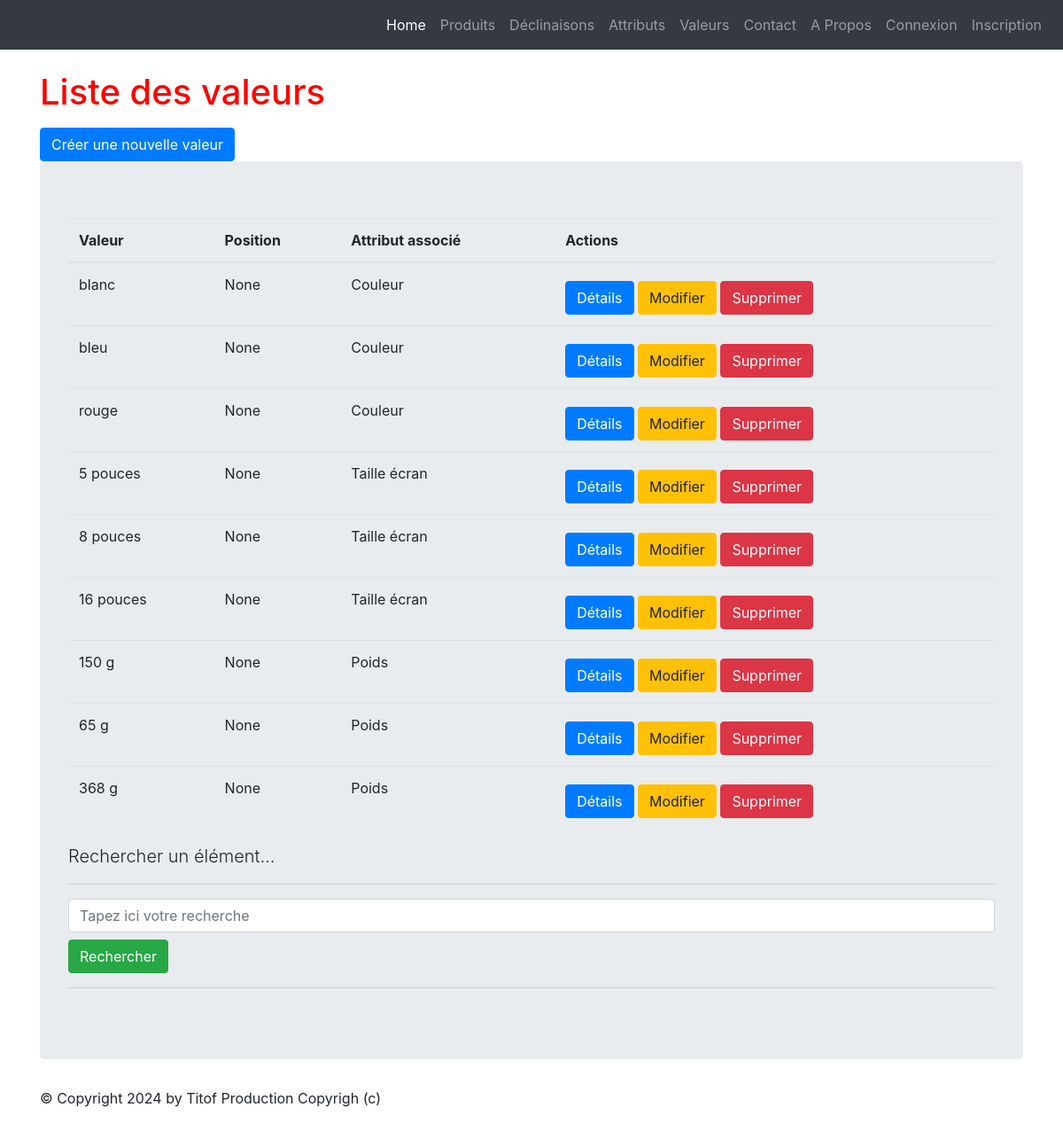
/monapp/values/list, run on an earlier commit of the app's database.
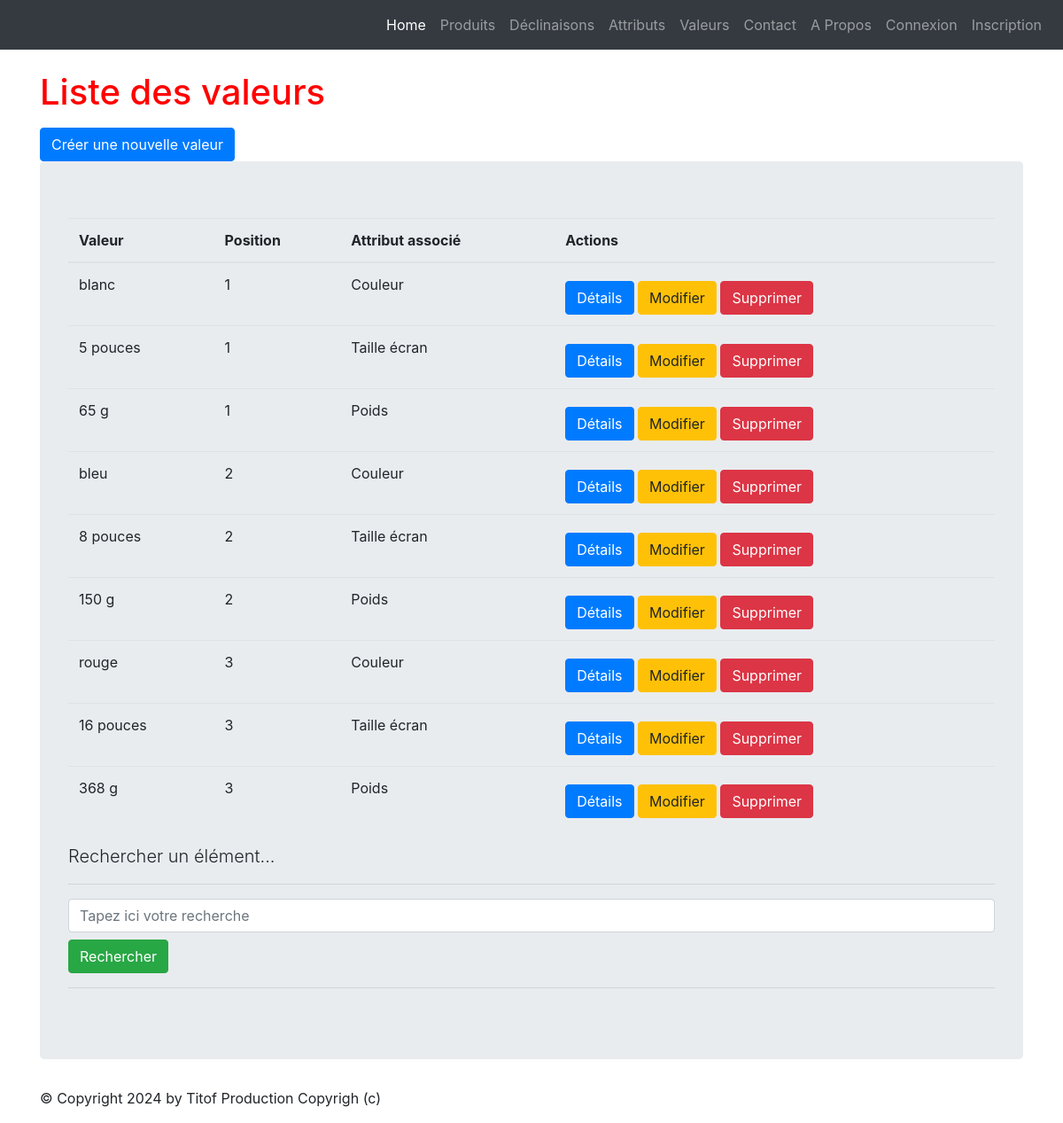
And on a later commit of the database.
### monapp/models.py (models this page shows, shortened)
class ProductAttributeValue(models.Model):
    class Meta:
        verbose_name = "Valeur attribut"
        ordering = ['position']
    value              = models.CharField(max_length=100)
    product_attribute  = models.ForeignKey('ProductAttribute', verbose_name="Unité", on_delete=models.CASCADE)
    position           = models.PositiveSmallIntegerField("Position", null=True, blank=True)

class ProductAttribute(models.Model):
    class Meta:
        verbose_name = "Attribut"
    name =  models.CharField(max_length=100)

### monapp/views.py (the view)
# urls.py: path("values/list",views.ProductAttributeValueListView.as_view() ,name='value-list'),
class ProductAttributeValueListView(ListView):
    model = ProductAttributeValue
    template_name = "monapp/list_values.html"
    context_object_name = "productattributevalues"
    def get_queryset(self ):
        query = self.request.GET.get('search')  # Récupérer le terme de recherche depuis la requête GET
        if query:
            return ProductAttributeValue.objects.filter(value__icontains=query)  # Filtre les produits par nom (insensible à la casse)
        return ProductAttributeValue.objects.all().select_related('product_attribute')
    def get_context_data(self, **kwargs):
        context = super(ProductAttributeValueListView, self).get_context_data(**kwargs)
        context['titremenu'] = "Liste des valeurs des attributs"
        return context

### templates/monapp/list_values.html (shortened to what this page needs)
{% extends 'monapp/base.html' %}
{% block menu %}
<h1>Liste des valeurs</h1>
<a href="{% url 'value-add' %}" class="btn btn-primary mt-2">Créer une nouvelle valeur</a>
{% endblock %}
{% block contenu %}
    <table class="table">
        <thead>
            <th>Valeur</th>
            <th>Position</th>
            <th>Attribut associé</th>
            <th>Actions</th>
        </thead>
        <tbody>
        {% for elem in productattributevalues %}
        <tr>
            <td>{{ elem.value }}</td>
            <td>{{ elem.position }}</td>
            <td>{{ elem.product_attribute.name }}</a></td>
            <td>
                <a href="{% url 'value-detail' elem.id %}" class="btn btn-primary mt-2">Détails</a>
                <a href="{% url 'value-update' elem.id %}" class="btn btn-warning mt-2">Modifier</a>
                <a href="{% url 'value-delete' elem.id %}" class="btn btn-danger mt-2">Supprimer</a>
            </td>
        </tr>
        {% endfor %}
        </tbody>
    </table>
     <p class="lead mb-3 ml-0">Rechercher un élément...</p>
     <hr/>
     <form method="GET" action="">
         <input class="form-control" type="text" name="search" placeholder="Tapez ici votre recherche" value="{{ request.GET.search }}">
         <button type="submit" class="btn btn-success mt-2">Rechercher</button>
     </form>
     <hr/>
{% endblock %}

### templates/monapp/base.html (shortened to what this page needs)
<!doctype html>
{% load static %}
<html lang="fr">
	<head>
        {% block styles %}
        <link rel="stylesheet" href="{% static 'styles.css' %}" />
        <link rel="stylesheet" href="{% static 'node_modules/bootstrap/dist/css/bootstrap.min.css' %}">
        {% endblock %}
	</head>
    <body>
            {% block nav %}
            <nav class="navbar navbar-expand-md navbar-dark bg-dark mb-4">
                <div class="collapse navbar-collapse" id="navbarNav">
                    <ul class="navbar-nav ml-auto">
                        <li class="nav-item active">
                            <a class="nav-link" href="{% url 'home' %}">Home</a>
                        </li>
                        <li class="nav-item">
                            <a class="nav-link" href="{% url 'product-list' %}">Produits</a>
                        </li>
                        <li class="nav-item">
                            <a class="nav-link" href="{% url 'item-list' %}">Déclinaisons</a>
                        </li>
                        <li class="nav-item">
                            <a class="nav-link" href="{% url 'attribute-list' %}">Attributs</a>
                        </li>
                        <li class="nav-item">
                            <a class="nav-link" href="{% url 'value-list' %}">Valeurs</a>
                        </li>
                        <li class="nav-item">
                            <a class="nav-link" href="{% url 'contact' %}">Contact</a>
                        </li>
                        <li class="nav-item">
                            <a class="nav-link" href="{% url 'about' %}">A Propos</a>
                        </li>
                        {% if user.is_authenticated %}
                        <li class="nav-item">
                            <a class="nav-link" href="{% url 'logout' %}">Déconnexion</a>
                        </li>
                        {%else%}
                        <li class="nav-item">
                            <a class="nav-link" href="{% url 'login' %}">Connexion</a>
                        </li>
                        <li class="nav-item">
                            <a class="nav-link" href="{% url 'register' %}">Inscription</a>
                        </li>
                        {%endif%}
                    </ul>
                </div>
            </nav >
            {% endblock %}
            <main role="main" class="container top-pushed">
                {% block menu %}{% endblock %}
                <div class="jumbotron">
                {% block contenu %}
                {% endblock %}
                </div>
            </main >
            <footer class="footer">
                <div class="container">
                   <p>&copy; Copyright {% now "Y" %} by Titof Production Copyrigh (c)</p>
                </div>
            </footer>
    </body>
</html>

### static/styles.css (style rules this page uses)
h1 { color: red ; }

What changed in the data, as far as the page shows it:
changed ProductAttributeValue "blanc": position "None" → "1"
changed ProductAttributeValue "5 pouces": position "None" → "1"; moves up the list
changed ProductAttributeValue (number 3 of 9 on the later page): position "None" → "1"; moves up the list
changed ProductAttributeValue "bleu": position "None" → "2"
changed ProductAttributeValue "8 pouces": position "None" → "2"; moves down the list
changed ProductAttributeValue (number 6 of 9 on the later page): position "None" → "2"; moves up the list
changed ProductAttributeValue "rouge": position "None" → "3"
changed ProductAttributeValue "16 pouces": position "None" → "3"
changed ProductAttributeValue (number 9 of 9 on the later page): position "None" → "3"
